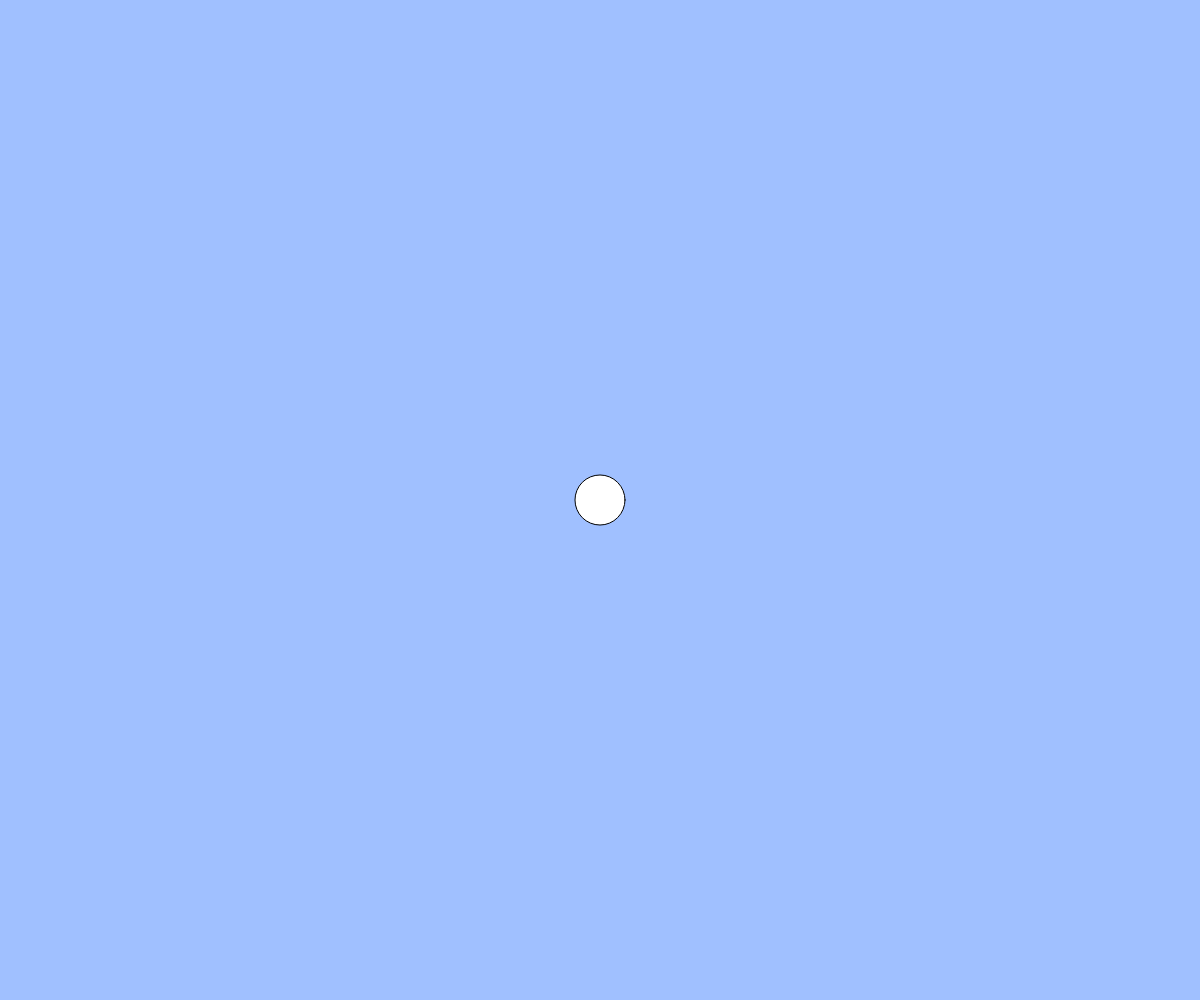
Frame 1 (no input)
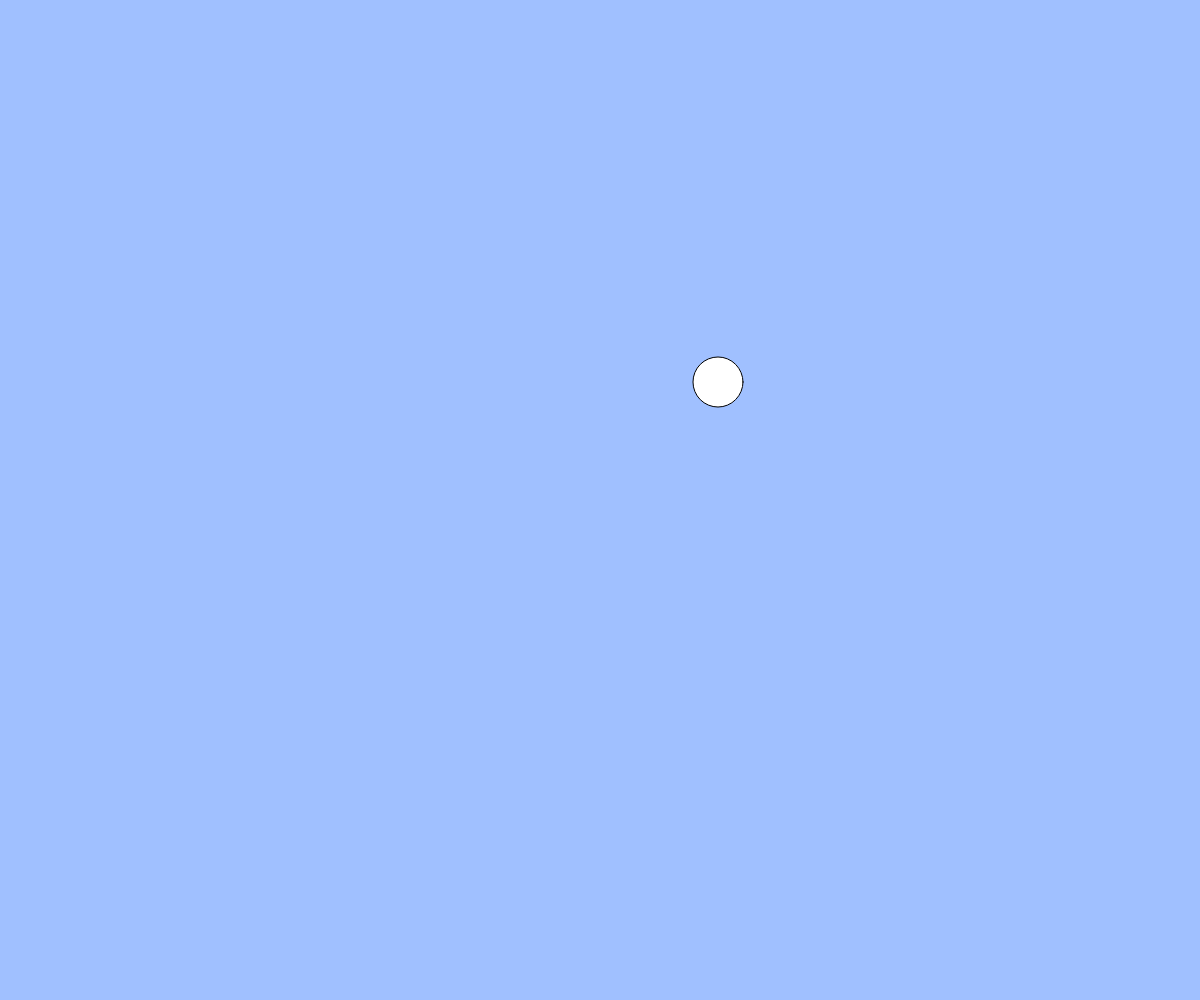
Frame 60 (no input)
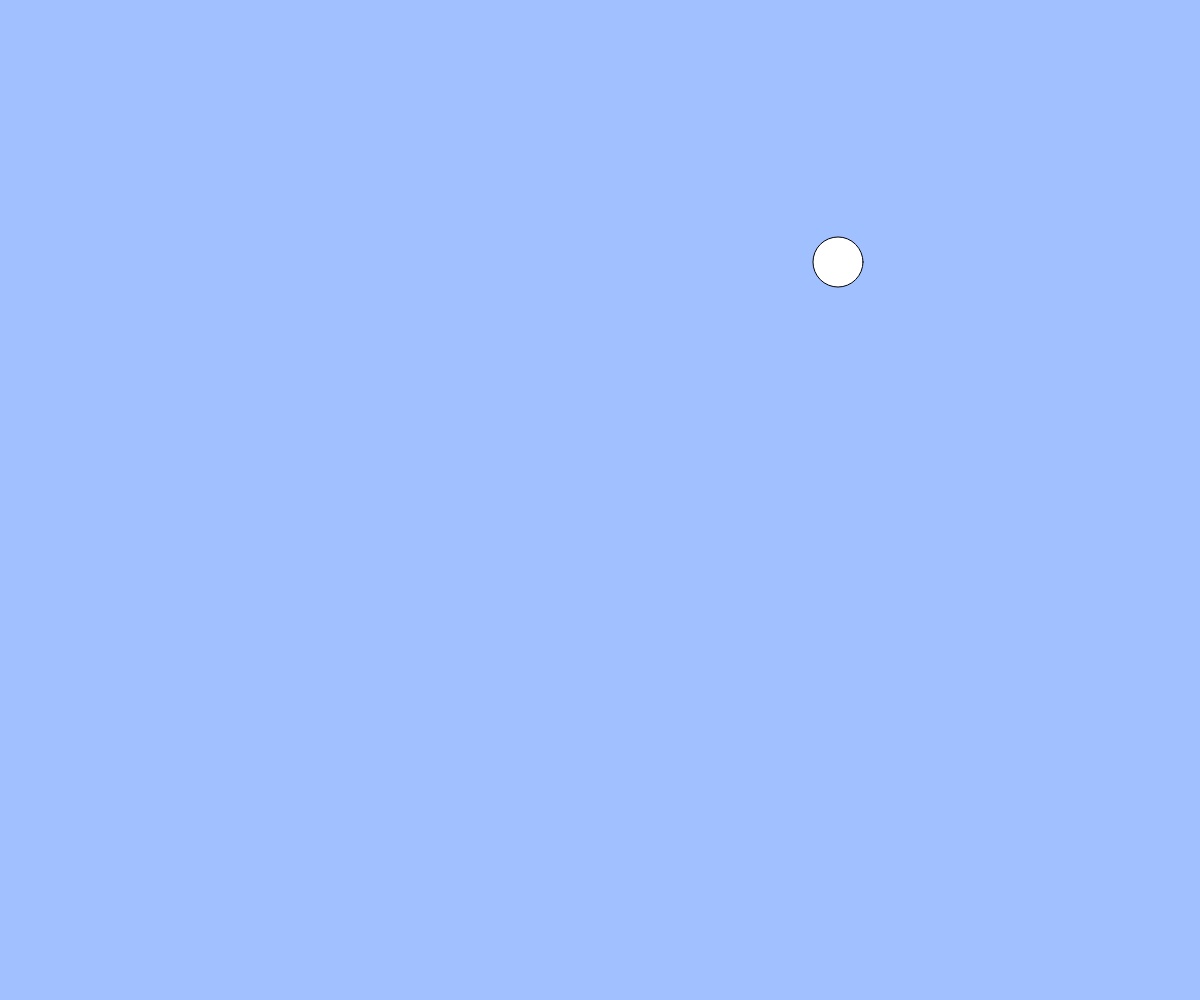
Frame 120 (the mouse pressed at the canvas centre since frame 60)

The p5.js sketch that drew these frames (run headless with seeded random() and noise() and a simulated clock; from frame 60 on, the mouse is pressed at the canvas centre):

// p5.js sketch
// ── sketch.js
// テキスト「キーボード操作に反応する」
let x, y, vx, vy;

function setup(){
  createCanvas(windowWidth, windowHeight);
  x = width / 2;
  y = height / 2;
  vx = 2;
  vy = 2;
}

function draw(){
  background(160, 192, 255);
  ellipse(x, y, 50);
  x += vx;
  y -= vy;
  
  if(keyIsDown(LEFT_ARROW)){ x -= 5; }
  if(keyIsDown(RIGHT_ARROW)){ x += 5; }
  if(keyIsDown(UP_ARROW)){ y -= 5; }
  if(keyIsDown(DOWN_ARROW)){ y += 5; }
  if(keyIsDown("A".charCodeAt(0))){ x+= 10; }
  if(keyIsDown(" ".charCodeAt(0))){ x-= 10; }
}

// イベントハンドラを使用するパターン
// function keyPressed(){
//   if(keyCode == LEFT_ARROW){ x -= 5; }
//   else if(keyCode == RIGHT_ARROW){ x+= 5; }
//   else if(keyCode == DOWN_ARROW){ y += 5; }
//   else if(keyCode == UP_ARROW){ y -= 5; }
//   else if(key == "A"){ x += 10; }
// }

function windowResized(){
  resizeCanvas(windowWidth, windowHeight);
}
